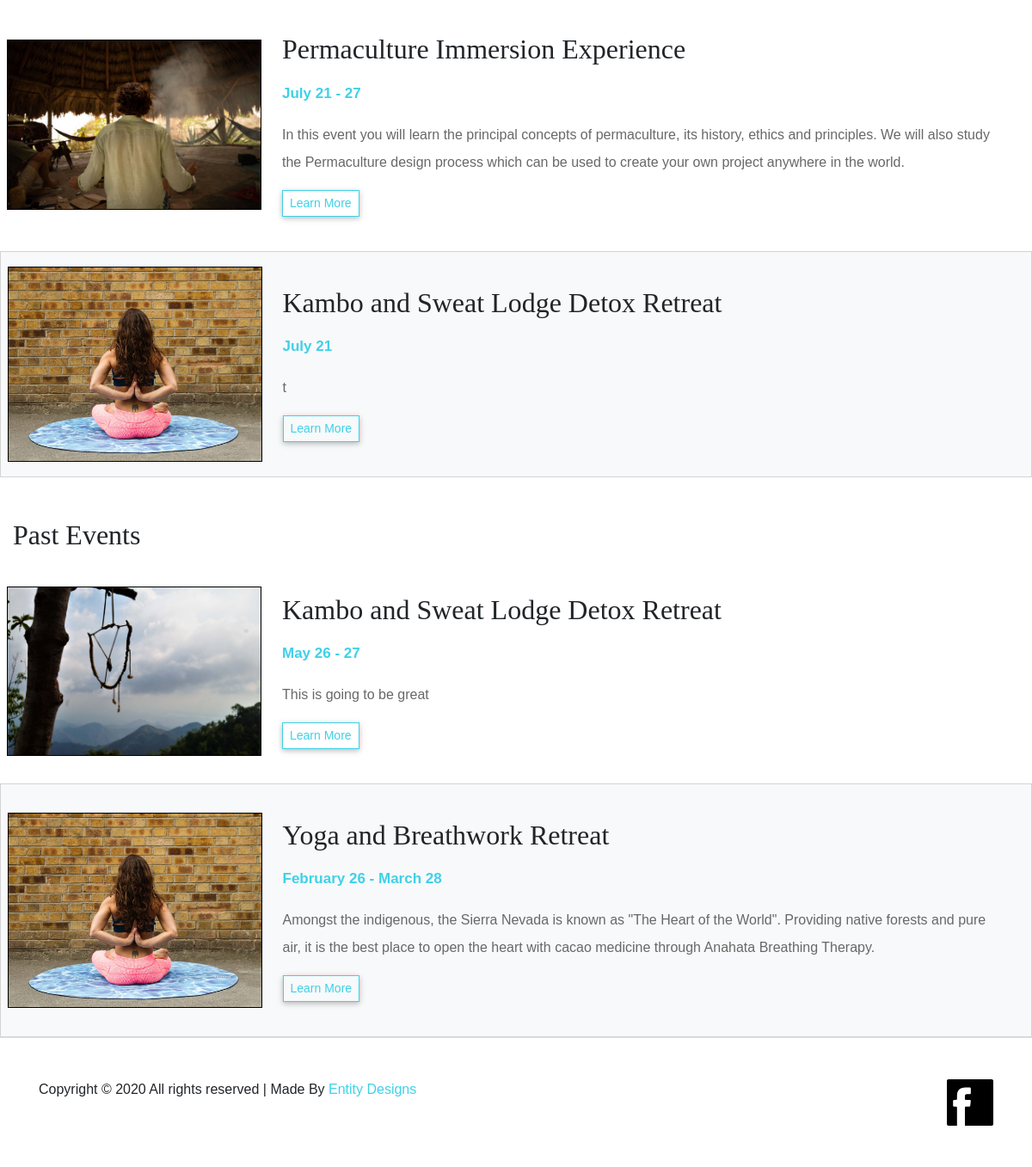
The page /retreats/events/ (lower part) on the database as committed earlier.
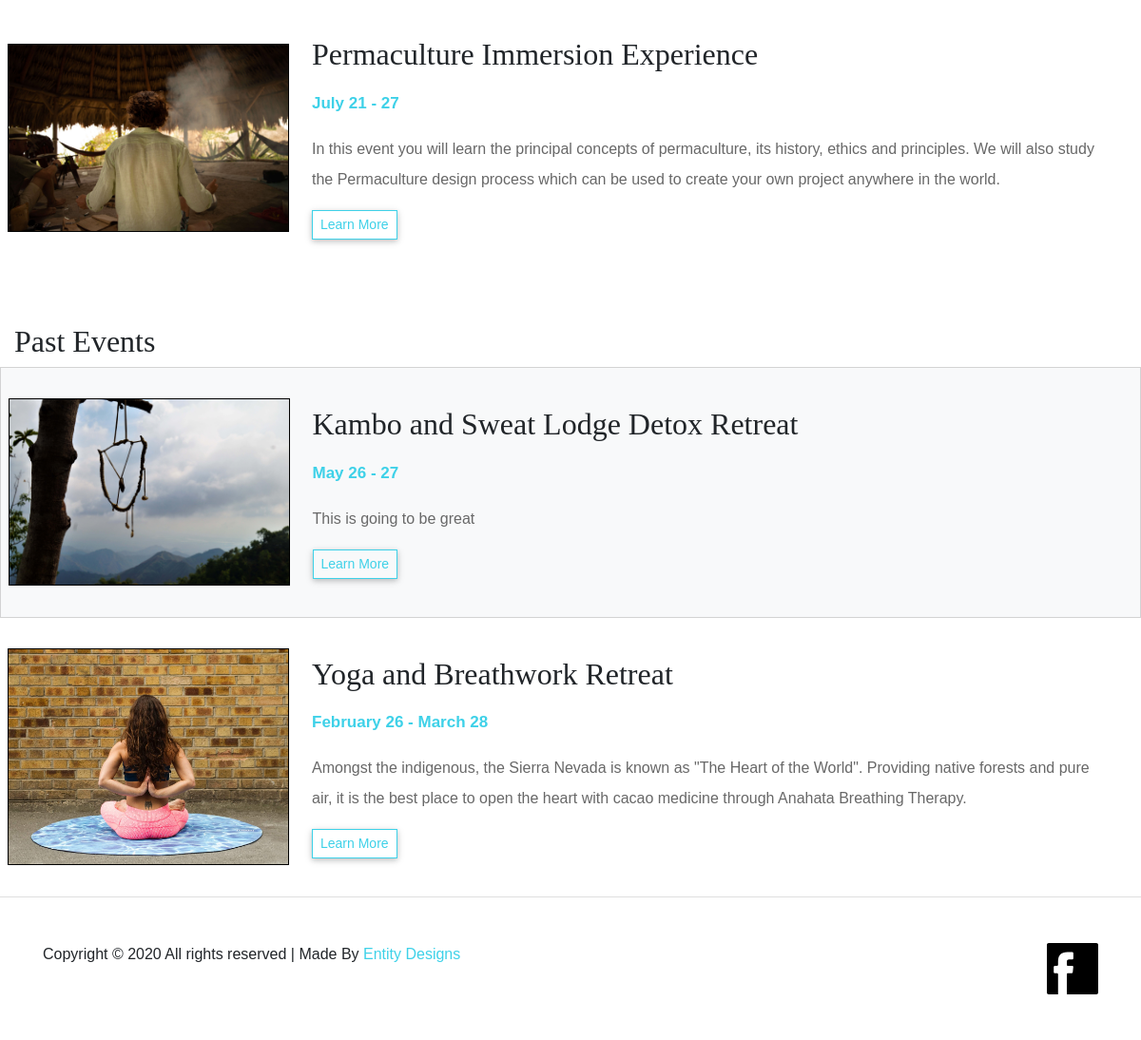
The same page on the database as committed later.
### retreats/models.py (models this page shows, shortened)
class Event(models.Model):
    title = models.CharField(max_length=200)
    home_image = models.ImageField(upload_to='img/', blank=True, default='img/yoga.jpg')
    start_date = models.DateField()
    end_date = models.DateField(blank=True, null=True)
    short_description = models.TextField(max_length=350, help_text='Enter a short description of the retreat')
    description = models.TextField(max_length=1500, help_text='Enter a description of the retreat')
    facilities = models.ManyToManyField(Facility, help_text='Select the Facilities Present', blank=True)
    host = models.TextField(max_length=1000, null=True, blank=True, help_text='Enter a description of the facilitator if there is one')
    schedule = models.TextField(max_length=1000, null=True, blank=True, help_text='Enter a description of the schedule if there is one')
    picture_position = models.CharField(max_length=6, default='center', help_text='Type: up, down, or center to choose header image position ')
    class Meta:
        ordering = ['-start_date']
    @property
    def months_different(self):
        if self.end_date:
            return self.start_date.strftime('%B') == self.end_date.strftime('%B')
    @property
    def current_event(self):
        today = date.today()
        if self.end_date:
            return self.end_date >= today
        return self.start_date >= today
    @property
    def position(self):
        if self.picture_position == 'up':
            return '25%'
        elif self.picture_position == 'center':
            return 'center'
        elif self.picture_position == 'down':
            return '75%'
    @property
    def past_event(self):
        today = date.today()
        if self.end_date:
            return self.end_date < today
        return self.start_date < today
    def get_absolute_url(self):
        return reverse('event-detail', args=[str(self.id)])

### retreats/views.py (the view)
# urls.py: path('events/', views.EventList.as_view(), name='events'),
class EventList(generic.ListView):
    model = Event

### retreats/templates/retreats/event_list.html (shortened to what this page needs)
{% extends "base_generic.html" %}
{% block content %}
<section id="content" class="d-flex flex-column text-md-left text-center">
    <div class="container-fluid retreat">
        {% if event_list %}
        {% for event in event_list %}
        {% if event.current_event %}
        <div class="row align-items-center px-2 py-3 color-background">
            <div class="col-md-3 px-0 order-2 order-md-1">
                {% load static %}
                <img src="/media/{{ event.home_image }}" />
            </div>
            <div class="col-md-9 px-lg-4 px-4 py-4 mt-5 mt-lg-0 order-1 order-md-2">
                <h2 class="display-5 mb-3">{{ event.title }}</h2>
                <p class="card-date"><strong>{{ event.start_date|date:'F j'}}
                    {% if event.end_date != null %} -
                    {% if event.months_different %}
                    {{ event.end_date|date:'j' }}
                    {% else %}
                    {{ event.end_date|date:'F j' }}
                    {% endif %}
                    {% endif %}</strong></p>
                <p>{{ event.short_description }}</p>
                <a href="{{ event.get_absolute_url }}" class="btn rounded-0 btn-sm" id="btn-custom">Learn More</a>
            </div>
        </div>
        {% endif %}
        {% endfor %}
        {% endif %}
<h2 class='pt-5'>Past Events</h2>
        {% if event_list %}
        {% for event in event_list %}
        {% if event.past_event %}
        <div class="row align-items-center px-2 py-3 color-background-past">
            <div class="col-md-3 px-0 order-2 order-md-1">
                {% load static %}
                <img src="/media/{{ event.home_image }}" />
            </div>
            <div class="col-md-9 px-lg-4 px-4 py-4 mt-5 mt-lg-0 order-1 order-md-2">
                <h2 class="display-5 mb-3">{{ event.title }}</h2>
                <p class="card-date"><strong>{{ event.start_date|date:'F j'}}
                    {% if event.end_date != null %} -
                    {% if event.months_different %}
                    {{ event.end_date|date:'j' }}
                    {% else %}
                    {{ event.end_date|date:'F j' }}
                    {% endif %}
                    {% endif %}</strong></p>
                <p>{{ event.short_description }}</p>
                <a href="{{ event.get_absolute_url }}" class="btn rounded-0 btn-sm" id="btn-custom">Learn More</a>
            </div>
        </div>
        {% endif %}
        {% endfor %}
        {% endif %}
    </div>
</section>
{% endblock %}

Rows that differ between the two databases and show on the page:
removed Event: home_image (picture), title "Kambo and Sweat Lodge Detox Retreat", start_date "July 21", short_description "t"
